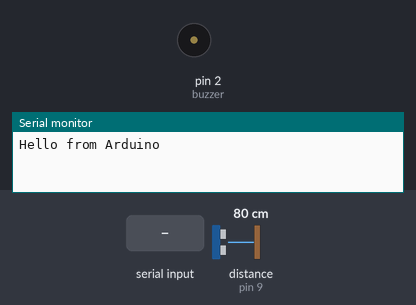
Bench run of a sketch on a simulated Arduino Uno, built with avr-gcc and run on an emulated ATmega328P. Shown: buzzer (waves = sounding), the last lines printed to the serial monitor. Wiring (inferred from the names in the program): ultrasonic range finder: trigger pin 8; echo pin 9. Inputs (shaded band) come from the test bench; at power-on: distance to the obstacle (sensor on pin 9) 80 cm. The echo pulse lasts 58.3 µs per cm.

Above: at 1.2 s.
1.3 s: "0" received over the second serial link
At 3.1 s:
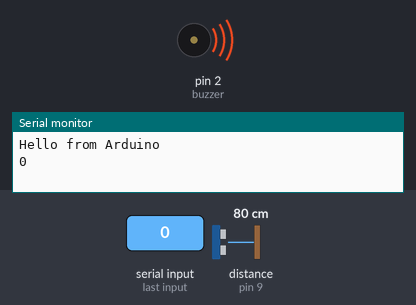
5.4 s: "1" received over the second serial link
Timing chart, 0 to 8.4 s (numbered marks = the images above; inputs shaded):
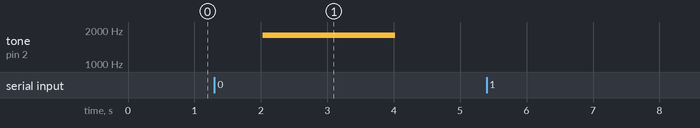

Measured:
- after the input at 1.3 s, tone on pin 2 (buzzer): silent → 1800 Hz after 0.72 s, → silent 2.0 s later

The sketch:

sketch_may28a.ino
```cpp
#include <SoftwareSerial.h>

SoftwareSerial BT(3,4);
int trig = 8;
int echo =9;
int buzzer = 2;
int check=0;
int del = 300;
int duration = 2000;

void setup()
{
 Serial.begin(9600);
 pinMode(trig, OUTPUT);
 pinMode(echo,INPUT);

 BT.begin(9600);

 Serial.println("Hello from Arduino");
}
void loop()
{

  char cmd;
  digitalWrite(trig,HIGH);
  delayMicroseconds(10);
  digitalWrite(trig,LOW);
  int distance = pulseIn(echo,HIGH)*17/1000;

 if(BT.available()){

    cmd=(char)BT.read();
    Serial.println(cmd);
  }
  if(Serial.available()){
    BT.write(Serial.read());

  }
  if(cmd=='1'){
    noTone(buzzer);
    check=1;
  }
  if(cmd=='2'){
    check = 2;
  }
  if(cmd=='0' ){
    tone(buzzer,1800,duration);
    delay(del);

  }
  BT.println(distance);
  delay(1000);
}
```
